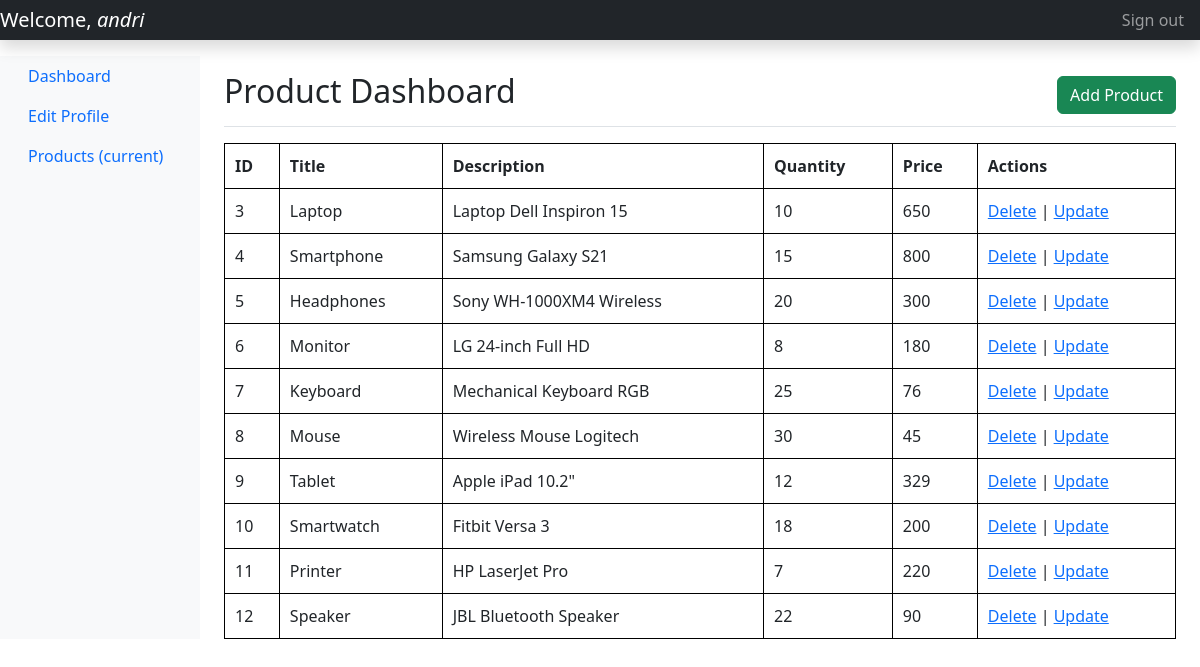
Screenshot of /product_dashboard.php (signed in) with the database file from the repository.
### tables this page shows
CREATE TABLE `products` (
  `id` int(11) NOT NULL,
  `title` varchar(225) NOT NULL,
  `description` text NOT NULL,
  `quantity` int(25) NOT NULL,
  `price` int(25) NOT NULL
);

### product_dashboard.php (the view, shortened to what this page needs)
<?php
  include_once('include/config.php');
  $sql = "SELECT * FROM products";
  $selectProducts = $conn->prepare($sql);
  $selectProducts->execute();
  $products = $selectProducts->fetchAll();
?>
<?php include("include/header.php"); ?>
<nav class="navbar navbar-dark fixed-top bg-dark flex-md-nowrap p-0 shadow">
  <a class="navbar-brand col-sm-3 col-md-2 mr-0" href="#">Welcome, <i> <?php echo htmlspecialchars($_SESSION['username']); ?> </i></a>
  <ul class="navbar-nav px-3">
    <li class="nav-item text-nowrap">
      <a class="nav-link" href="logic/logout.php">Sign out</a>
    </li>
  </ul>
</nav>
<div class="container-fluid">
  <div class="row">
    <nav class="col-md-2 d-none d-md-block bg-light sidebar">
      <div class="sidebar-sticky">
        <ul class="nav flex-column">
          <li class="nav-item">
            <a class="nav-link" href="dashboard.php">
              Dashboard
            </a>
          </li>
          <li class="nav-item">
            <a class="nav-link" href="profile.php?id=<?= htmlspecialchars($_SESSION['user_id']) ?>">
              Edit Profile
            </a>
          </li>
          <li class="nav-item">
            <a class="nav-link active" href="product_dashboard.php">
              Products <span class="sr-only">(current)</span>
            </a>
          </li>
        </ul>
      </div>
    </nav>
    <main role="main" class="col-md-9 ml-sm-auto col-lg-10 px-4">
      <div class="d-flex justify-content-between flex-wrap flex-md-nowrap align-items-center pt-3 pb-2 mb-3 border-bottom">
        <h1 class="h2">Product Dashboard</h1>
        <a href="addProduct.php" class="btn btn-success">Add Product</a>
      </div>
      <div>
        <table>
          <thead>
            <tr>
              <th>ID</th>
              <th>Title</th>
              <th>Description</th>
              <th>Quantity</th>
              <th>Price</th>
              <th>Actions</th>
            </tr>
          </thead>
          <tbody>
            <?php foreach ($products as $product): ?>
            <tr>
              <td><?= htmlspecialchars($product['id']) ?></td>
              <td><?= htmlspecialchars($product['title']) ?></td>
              <td><?= htmlspecialchars($product['description']) ?></td>
              <td><?= htmlspecialchars($product['quantity']) ?></td>
              <td><?= htmlspecialchars($product['price']) ?></td>
              <td>
                <a href='logic/delete_product.php?id=<?= $product['id'] ?>' onclick="return confirm('Are you sure?')">Delete</a> |
                <a href='edit_product_form.php?id=<?= $product['id'] ?>'>Update</a>
              </td>
            </tr>
            <?php endforeach; ?>
          </tbody>
        </table>
      </div>
    </main>
  </div>
</div>
<?php include("include/footer.php"); ?>

### product_dashboard.php (style rules this page uses)
body { padding-top: 56px; }
table { border: 1px solid black; border-collapse: collapse; width: 100%; }
th, td { border: 1px solid black; padding: 10px; text-align: left; }

### rows the page displays
products: id "3", title "Laptop", description "Laptop Dell Inspiron 15", quantity "10", price "650"
products: id "4", title "Smartphone", description "Samsung Galaxy S21", quantity "15", price "800"
products: id "5", title "Headphones", description "Sony WH-1000XM4 Wireless", quantity "20", price "300"
products: id "6", title "Monitor", description "LG 24-inch Full HD", quantity "8", price "180"
products: id "7", title "Keyboard", description "Mechanical Keyboard RGB", quantity "25", price "76"
products: id "8", title "Mouse", description "Wireless Mouse Logitech", quantity "30", price "45"
products: id "9", title "Tablet", description "Apple iPad 10.2\"", quantity "12", price "329"
products: id "10", title "Smartwatch", description "Fitbit Versa 3", quantity "18", price "200"
products: id "11", title "Printer", description "HP LaserJet Pro", quantity "7", price "220"
products: id "12", title "Speaker", description "JBL Bluetooth Speaker", quantity "22", price "90"

### other values shown
$_SESSION['username'] "andri"
